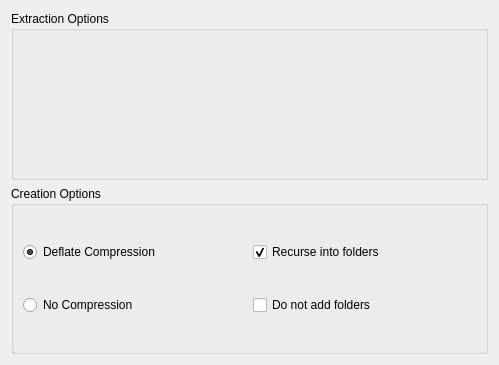
<ui version="4.0" >
 <class>ZipConfig</class>
 <widget class="QWidget" name="ZipConfig" >
  <property name="geometry" >
   <rect>
    <x>0</x>
    <y>0</y>
    <width>499</width>
    <height>365</height>
   </rect>
  </property>
  <property name="windowTitle" >
   <string>Form</string>
  </property>
  <layout class="QVBoxLayout" name="verticalLayout" >
   <item>
    <widget class="QGroupBox" name="groupBox_2" >
     <property name="title" >
      <string>Extraction Options</string>
     </property>
    </widget>
   </item>
   <item>
    <widget class="QGroupBox" name="groupBox_3" >
     <property name="title" >
      <string>Creation Options</string>
     </property>
     <layout class="QGridLayout" name="gridLayout" >
      <item row="0" column="0" >
       <widget class="QRadioButton" name="deflate" >
        <property name="text" >
         <string>Deflate Compression</string>
        </property>
        <property name="checked" >
         <bool>true</bool>
        </property>
       </widget>
      </item>
      <item row="0" column="1" >
       <widget class="QCheckBox" name="recurseDirs" >
        <property name="text" >
         <string>Recurse into folders</string>
        </property>
        <property name="checked" >
         <bool>true</bool>
        </property>
        <property name="tristate" >
         <bool>false</bool>
        </property>
       </widget>
      </item>
      <item row="1" column="0" >
       <widget class="QRadioButton" name="noCompression" >
        <property name="text" >
         <string>No Compression</string>
        </property>
       </widget>
      </item>
      <item row="1" column="1" >
       <widget class="QCheckBox" name="excludeDirs" >
        <property name="text" >
         <string>Do not add folders</string>
        </property>
       </widget>
      </item>
     </layout>
    </widget>
   </item>
  </layout>
 </widget>
 <resources/>
 <connections/>
</ui>
